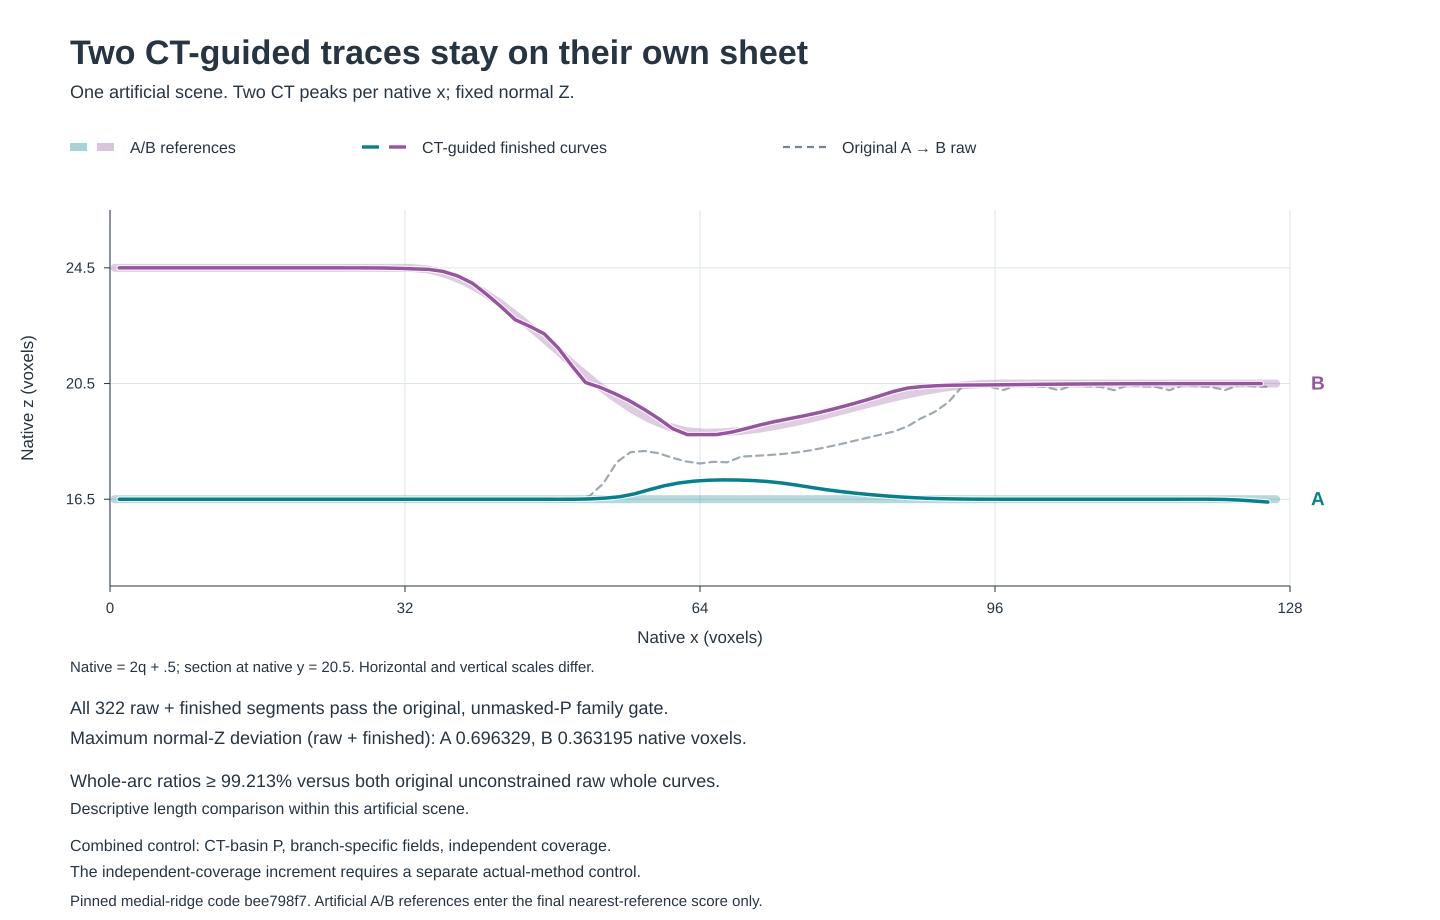

Recreate this plot in Python.
#!/usr/bin/env python3
"""Continue the fixed artificial contact probe with one CT-only basin control.

Linux / Python 3.12, in the same NumPy/SciPy/Numba environment as the parent:
  python3 research/tracer-ct-branch-control.py --author-source /path/to/AVF_SPLINE_GENERATOR \
    --scene-dir temp/sheet-contact-probe --output-dir temp/ct-branch-control
Add --check to assert saved control outputs without rerunning tracing.
The exact Apache-2.0 author tracer is imported from its external checkout;
this diagnostic adapter retains its source and original unmasked-P validator.
"""
import argparse,copy,datetime,hashlib,json,os,resource,runpy,subprocess,sys,time
from pathlib import Path
PARENT=runpy.run_path(str(Path(__file__).with_name('tracer-sheet-contact-probe.py')))
PIN=PARENT['PIN']; EXPECTED=PARENT['EXPECTED']; SCENE_PLAN=PARENT['PLAN']
OUT=SCENE=SOURCE=PLAN=None
CONTROL_SPEC=json.loads(r'''{
  "control": "one CT-derived planar normal-Z branch control on the existing artificial scene",
  "inputs": {
    "artificial-native-ct.npy": {
      "path": "scene-dir/artificial-native-ct.npy",
      "sha256": "50fb557e0b4b0d8e0e6aa80e575807ad5b24655c93ec8a87711f3a4345f64e99"
    },
    "native-predictions.npy": {
      "path": "scene-dir/native-predictions.npy",
      "sha256": "dd75e8b7edceae907a0e7fbe81025d93547be3c316e365ad75f42fc7b92634d8"
    }
  },
  "CT_algorithm_inputs": [
    "artificial-native-ct.npy only; full native XYZ domain; fixed normal Z; profile mean across all native Y at each native X"
  ],
  "CT_fixed_detection": {
    "find_peaks_prominence": 12,
    "find_peaks_distance": 2,
    "plateau_size": [
      1,
      null
    ],
    "required_supported_peaks_per_X": 2,
    "carrier_coordinate": "peak plateau edge midpoint",
    "valley": "minimum CT between the two peak plateaus; minimum plateau midpoint",
    "basin_assignment": "lower branch z <= valley; upper branch z > valley"
  },
  "probability_adapter": "mask original V by CT basin; retain original H exactly at 8/255",
  "seed_rule": "prepared primary only, x tracing 8..12/y9..11; nearest x10/y10 and interpolated corresponding CT peak; ties descending centrality; absent => STOP",
  "tail_probe_rule": "lower-branch actual prepared primary near x52/y10 and CT peak; diagnostic only, no extra trace",
  "branch_execution_order": [
    "upper_CT_branch",
    "lower_CT_branch"
  ],
  "coverage": "separate unchanged core count/direction arrays per CT branch; upper trace leaves lower coverage untouched",
  "core_parameters": {
    "min_raw_len": 7.5,
    "step_size": 0.75,
    "max_low_steps": 3,
    "core_r": 2.05
  },
  "finish": "original exactbee finish on branch inputs, then independently original unmasked pooled/native family gate on every raw/finished segment",
  "score_oracle": "fixed parent PLAN float32 A/B centrelines reconstructed only after all control traces and finish; nearest-reference normal-Z exact ties unknown",
  "comparators": "saved initial_raw and correct_zero_coverage whole curves; saved initial_finished for stage-matched fitted companion",
  "length_gate": "one complete raw and finished curve per branch; longest arc >=95% of both saved unconstrained whole raw curves; finished also compared to saved initial_finished",
  "resource_caps": {
    "seconds": 120,
    "RSS_MiB": 512,
    "threads": 1
  },
  "scenario_changes": 0,
  "configuration_searches": 0,
  "author_source_changes": 0,
  "scenario_control_runs": 1,
  "real_operator_frequency": "awaits actual V2 materials"
}''')

def make_plan():
 p=copy.deepcopy(CONTROL_SPEC)
 p.update(created_utc=now(),source_pin=PIN,expected_source_sha256=EXPECTED)
 return p

def score_oracle():
 # Called only after both CT-guided branches are traced and finished.
 # Float32 matches the saved original reference point-for-point.
 import numpy as np
 x=np.arange(SCENE_PLAN['tracing_shape_zyx'][2],dtype='f4')
 a=SCENE_PLAN['physical_A_z_tracing']; s=SCENE_PLAN['physical_B_separation_tracing']
 def mix(x,a,b,lo,hi):
  u=np.clip((x-lo)/(hi-lo),0,1)
  return a+(b-a)*(.5-.5*np.cos(np.pi*u))
 lo,near=s['cosine_transition_16_to_32']; near2,hi=s['cosine_transition_32_to_48']
 separation=np.where(x<=32,mix(x,lo,near,16,32),mix(x,near2,hi,32,48))
 return np.array([np.column_stack((x,np.full_like(x,10),np.full_like(x,a))),np.column_stack((x,np.full_like(x,10),a+separation))])

def validate_scene():
 import numpy as np
 if hashes()!=EXPECTED: raise Stop('exact external source hash mismatch')
 saved=json.loads((SCENE/'plan.json').read_text())
 for k in ['source_pin','native_shape_zyx','tracing_shape_zyx','physical_A_z_tracing','physical_B_separation_tracing','H_constant_u8','core_parameters']:
  if saved[k]!=SCENE_PLAN[k]: raise Stop('fixed parent scene PLAN mismatch: '+k)
 baseline=json.loads((SCENE/'summary.json').read_text())
 if baseline['status']!='complete' or baseline['source_pin']!=PIN: raise Stop('parent scene completion/PIN mismatch')
 if baseline['source_sha256_before']!=EXPECTED or baseline['source_sha256_after']!=EXPECTED: raise Stop('parent source hash mismatch')
 for name in ['artificial-native-ct.npy','native-predictions.npy','work/tracing.npy','curves.npz']:
  if not (SCENE/name).is_file(): raise Stop('parent artifact absent: '+name)
 for name,meta in PLAN['inputs'].items():
  if hashlib.sha256((SCENE/name).read_bytes()).hexdigest()!=meta['sha256']: raise Stop('fixed parent input hash mismatch: '+name)
 ct=np.load(SCENE/'artificial-native-ct.npy',mmap_mode='r',allow_pickle=False)
 p=np.load(SCENE/'native-predictions.npy',mmap_mode='r',allow_pickle=False)
 if ct.shape!=(40,40,128) or p.shape!=(2,40,40,128): raise Stop('fixed parent shape mismatch')
 if not np.array_equal(p[1],np.full_like(p[1],8/255)): raise Stop('original H contract mismatch')

def check_outputs():
 import numpy as np
 r=json.loads((OUT/'report.json').read_text())
 assert r['status']=='complete' and r['decision']=='PASS' and r['gates']['all_gates']
 assert r['source_sha256_before']==r['source_sha256_after']==EXPECTED==hashes()
 assert r['worker_seconds']<=120 and r['peak_RSS_kib']<=512*1024
 total=0
 with np.load(OUT/'curves-and-labels.npz',allow_pickle=False) as z:
  for b in r['branches']:
   for stage in ['raw','finished']:
    prefix=b['CT_branch']+'_'+stage
    da=z[prefix+'_distance_A_tracing']; db=z[prefix+'_distance_B_tracing']
    labels=np.where(da==db,-1,np.where(da<db,0,1)).astype('i1')
    assert np.array_equal(labels,z[prefix+'_physical_label_code'])
    assert np.all(labels==b['physical_score_target'])
    valid=z[prefix+'_curve0_original_P_valid_segments']; assert np.all(valid)
    total+=len(valid)
    own=da if b['physical_score_target']==0 else db
    assert b[stage]['maximum_normal_deviation_to_target_native_vox']==float(2*np.max(own))
 assert total==322
 save('assert-check.json',{'status':'passed','checked_utc':now(),'source_pin':PIN,'all_original_P_valid_segments':total,'checks':'saved complete output; exact source; exact-tie nearest-reference labels; per-stage native deviations; saved time/RSS caps','new_trace_calls':0})
 print('ASSERT PASSED',total,'original-P segments')
 return 0
def now(): return datetime.datetime.now(datetime.timezone.utc).isoformat()
def save(name,value): (OUT/name).write_text(json.dumps(value,ensure_ascii=False,indent=2,allow_nan=False)+'\n')
def hashes(): return {n:hashlib.sha256((SOURCE/'avf_spline_generator'/n).read_bytes()).hexdigest() for n in PLAN['expected_source_sha256']}
class Stop(Exception): pass

def worker():
 start=time.monotonic(); report={'status':'running','started_utc':now(),'plan':'plan.json','branches':[],'source_sha256_before':hashes()}
 try:
  import numpy as np,scipy,numba
  from scipy.signal import find_peaks
  sys.path.insert(0,str(SOURCE))
  from avf_spline_generator import core,prepare,tracing,storage
  if report['source_sha256_before']!=PLAN['expected_source_sha256']: raise Stop('source hash mismatch')
  for n,m in PLAN['inputs'].items():
   if hashlib.sha256((SCENE/n).read_bytes()).hexdigest()!=m['sha256']: raise Stop('input hash mismatch: '+n)
  ct=np.load(SCENE/'artificial-native-ct.npy',allow_pickle=False)
  original=np.load(SCENE/'native-predictions.npy',allow_pickle=False)
  if ct.shape!=(40,40,128) or original.shape!=(2,40,40,128): raise Stop('input shape mismatch')
  if not np.array_equal(original[1],np.full_like(original[1],8/255)): raise Stop('original H contract mismatch')
  profiles=ct.mean(axis=1,dtype='f8'); peaks=np.empty((2,ct.shape[2]),'f8'); valleys=np.empty(ct.shape[2],'f8'); evidence=[]
  for x in range(ct.shape[2]):
   p,props=find_peaks(profiles[:,x],prominence=12,distance=2,plateau_size=(1,None))
   if len(p)!=2:
    report['CT_failure']={'native_x':x,'detected_peaks':p.tolist(),'prominences':props['prominences'].tolist()}
    raise Stop('CT peak identification failed')
   left=props['left_edges']; right=props['right_edges']; peaks[:,x]=(left+right)/2
   lo=int(right[0])+1; hi=int(left[1])
   if hi<=lo: raise Stop('CT valley interval empty at x='+str(x))
   values=profiles[lo:hi,x]; inds=np.flatnonzero(values==values.min()); valley=lo+(int(inds[0])+int(inds[-1]))/2
   valleys[x]=valley
   evidence.append({'native_x':x,'peak_indices':p.tolist(),'plateau_edges':list(zip(left.tolist(),right.tolist())),'carrier_z_native':peaks[:,x].tolist(),'peak_prominences':props['prominences'].tolist(),'valley_z_native':float(valley),'valley_CT':float(values.min())})
  save('ct-evidence.json',{'algorithm_input':'original CT only','normal':'Z','profile':'mean over complete native Y','columns':evidence})
  np.savez_compressed(OUT/'ct-derived-fields.npz',profiles=profiles,carrier_peaks_z_native=peaks,valley_z_native=valleys)
  report['CT_detection']={'columns':len(evidence),'supported_peaks_each_column':2,'minimum_prominence':float(min(min(e['peak_prominences']) for e in evidence)),'CT_algorithm_oracle_inputs':0}
  orig_native=storage.Predictions(SCENE/'native-predictions.npy',order='VH')
  orig_sampler=storage.NativeSampler(orig_native,cache_mib=8,chunk=64)
  orig_pooled=np.load(SCENE/'work/tracing.npy',mmap_mode='r',allow_pickle=False)
  report['original_family_gate_inputs']={'native':'scene-dir/native-predictions.npy','pooled':'scene-dir/work/tracing.npy','pooled_sha256':hashlib.sha256((SCENE/'work/tracing.npy').read_bytes()).hexdigest(),'pooled_origin':'saved exact prepare_tracing result of original unmasked P','tolerance':1e-4,'maximum_tracing_step':0.25}
  branches=[]; arrays={}
  def select(branch,targetx):
   coords=np.asarray(branch['coords']); primary=branch['seeds'][tuple(coords.T)]==2
   eligible=primary & (coords[:,2]>=targetx-2)&(coords[:,2]<=targetx+2)&(coords[:,1]>=9)&(coords[:,1]<=11)
   ids=np.flatnonzero(eligible)
   if not len(ids): raise Stop('actual prepared primary absent for '+branch['name']+' x'+str(targetx))
   cs=coords[ids]; targetz=(np.interp(2*cs[:,2]+.5,np.arange(ct.shape[2]),peaks[branch['index']])-.5)/2
   dist=(cs[:,2]-targetx)**2+(cs[:,1]-10)**2+(cs[:,0]-targetz)**2
   ordering=np.lexsort((-branch['cent'][tuple(cs.T)].astype('i8'),dist)); q=cs[ordering[0]].astype('i4')
   return q,{'zyx_tracing':q.tolist(),'xyz_tracing':q[::-1].tolist(),'xyz_native':(2*q[::-1]+.5).tolist(),'generated_primary':bool(branch['seeds'][tuple(q)]==2),'seed_flag':int(branch['seeds'][tuple(q)]),'presence_u8':int(branch['presence'][tuple(q)]),'centrality_u16':int(branch['cent'][tuple(q)]),'eligible_primary_candidates':int(len(ids))}
  for index,name in enumerate(['lower_CT_branch','upper_CT_branch']):
   folder=OUT/name; folder.mkdir(exist_ok=True)
   basin=np.arange(ct.shape[0])[:,None,None]<=valleys[None,None,:]
   if index: basin=~basin
   masked=original.copy(); masked[0]*=basin
   np.save(folder/'native-predictions.npy',masked)
   np.save(folder/'ct-basin.npy',np.broadcast_to(basin,ct.shape))
   native=storage.Predictions(folder/'native-predictions.npy',order='VH'); work=folder/'work'; work.mkdir(exist_ok=True)
   pooled=prepare.prepare_tracing(native,None,work); axes=prepare.prepare_axes(pooled,work)
   presence,cent,seeds=prepare.prepare_family(pooled,axes,1,work/'family-1','cpu')
   coords,catalog=prepare.prepare_seeds(cent,seeds,work/'family-1')
   branch={'index':index,'name':name,'pooled':pooled,'axes':axes,'presence':presence,'cent':cent,'seeds':seeds,'coords':coords,'catalog':catalog,'sampler':storage.NativeSampler(native,cache_mib=8,chunk=64),'cov':[np.zeros(presence.shape,'u1') for _ in range(3)]}
   q,meta=select(branch,10); branch['seed']=q; branch['seed_meta']=meta; branches.append(branch)
  tail,tailmeta=select(branches[0],52)
  def probe(branch,q):
   z,y,x=map(int,q); u=core.decode_dir(branch['axes'][0][z,y,x],branch['axes'][1][z,y,x])
   return {'count':int(branch['cov'][0][z,y,x]),'direction_bytes':[int(branch['cov'][1][z,y,x]),int(branch['cov'][2][z,y,x])],'is_covered_same_dir':bool(core.is_covered_same_dir(*branch['cov'],x,y,z,*u))}
  before=probe(branches[0],tail)
  for index in [1,0]:
   b=branches[index]; pts=np.empty((2048,3),'f4'); tans=np.empty_like(pts); offsets=np.zeros(129,'i8')
   z,y,x=(np.array([i],dtype='i4') for i in b['seed'])
   n,k=core.trace_seed_range(b['cent'],b['presence'],*b['axes'],z,y,x,*b['cov'],pts,tans,offsets,0,0,0,1,n_pass1=1,**PLAN['core_parameters'])
   raw=pts[:n].copy(); rawt=tans[:n].copy(); rawo=offsets[:k+1].copy()
   finished,fo=tracing.finish(raw,rawo,b['pooled'],b['presence'],1,b['sampler'])
   b.update(raw=raw,rawt=rawt,rawo=rawo,finished=finished,fo=fo)
   if index==1:
    report['branch_aware_coverage']={'lower_tail_actual_seed':tailmeta,'lower_state_before_upper_trace':before,'lower_state_after_upper_trace':probe(branches[0],tail),'upper_coverage_at_lower_tail_without_branch_filter':probe(branches[1],tail)}
  report['branch_aware_coverage']['lower_state_after_own_lower_trace']=probe(branches[0],tail)
  # Algorithm complete. Oracle is first read below, solely for saved point labels and score.
  oracle=score_oracle()
  np.save(OUT/'score-oracle-tracing-xyz.npy',oracle)
  baseline=json.loads((SCENE/'summary.json').read_text())
  report['score_oracle']={'input':'score-oracle-tracing-xyz.npy','construction':'fixed parent PLAN, float32; score-only after all control trace/finish calls','used_after_all_control_traces_and_finish':True,'used_in_CT_algorithm':False,'assignment':'nearest normal-Z physical centre at each tracing X; exact distance ties unknown','label_codes':{'A':0,'B':1,'unknown':-1}}
  report['comparators']={k:baseline[k] for k in ['initial_raw','initial_finished','correct_seed_zero_coverage_raw']}
  allpass=True
  def stats(b,points,off,stage,target):
   cur=[]; invalid=0; seg=0; length=0.; switches=0; unknown=0; opposite=0; longest=0.
   az=np.interp(points[:,0],oracle[0,:,0],oracle[0,:,2]); bz=np.interp(points[:,0],oracle[1,:,0],oracle[1,:,2])
   da=np.abs(points[:,2]-az); db=np.abs(points[:,2]-bz); labels=np.where(da==db,-1,np.where(da<db,0,1)).astype('i1')
   prefix=b['name']+'_'+stage
   arrays[prefix+'_points_tracing_xyz']=points; arrays[prefix+'_points_native_xyz']=2*points.astype('f8')+.5; arrays[prefix+'_offsets']=off
   arrays[prefix+'_physical_label_code']=labels; arrays[prefix+'_distance_A_tracing']=da; arrays[prefix+'_distance_B_tracing']=db
   for a,z in zip(off[:-1],off[1:]):
    p=points[a:z]; lab=labels[a:z]; lens=np.linalg.norm(np.diff(p,axis=0),axis=1); arc=float(lens.sum(dtype='f8'))
    valid=tracing.valid_segments(p,orig_pooled,1,orig_sampler); bad=int((~valid).sum()); seg+=len(valid); invalid+=bad; length+=arc; longest=max(longest,arc)
    events=[{'global_segment':int(a+i),'from':int(lab[i]),'to':int(lab[i+1]),'xyz_before':p[i].tolist(),'xyz_after':p[i+1].tolist()} for i in np.flatnonzero(lab[1:]!=lab[:-1])]
    switches+=len(events); un=int((lab==-1).sum()); op=int(((lab>=0)&(lab!=target)).sum()); unknown+=un; opposite+=op
    cur.append({'points':len(p),'arc_tracing_vox':arc,'arc_native_vox':2*arc,'start_xyz_tracing':p[0].tolist(),'end_xyz_tracing':p[-1].tolist(),'start_physical_label':int(lab[0]),'end_physical_label':int(lab[-1]),'layer_events':events,'unknown_points':un,'opposite_layer_points':op,'all_segments':len(valid),'original_P_invalid_segments':bad})
    arrays[prefix+'_curve'+str(len(cur)-1)+'_original_P_valid_segments']=valid
   comparisons={k:{'arc_ratio':length/baseline[k]['arc_tracing_vox'] if baseline[k]['arc_tracing_vox'] else None,'longest_curve_ratio':longest/baseline[k]['longest_curve_arc_tracing_vox'] if baseline[k]['longest_curve_arc_tracing_vox'] else None,'delta_native_vox':2*(length-baseline[k]['arc_tracing_vox'])} for k in report['comparators']}
   return {'maximum_normal_deviation_to_target_native_vox':float(2*np.max(da if target==0 else db)) if len(points) else None,'curve_count':len(cur),'points':len(points),'all_segments':seg,'original_P_invalid_segments':invalid,'arc_tracing_vox':length,'arc_native_vox':2*length,'longest_curve_arc_tracing_vox':longest,'layer_event_count':switches,'unknown_points':unknown,'opposite_layer_points':opposite,'split_count':max(0,len(cur)-1),'length_comparisons':comparisons,'curves':cur}
  for b in branches:
   q=b['seed'][::-1]; d=[abs(q[2]-np.interp(q[0],oracle[i,:,0],oracle[i,:,2])) for i in [0,1]]; target=int(np.argmin(d))
   raw=stats(b,b['raw'],b['rawo'],'raw',target); fitted=stats(b,b['finished'],b['fo'],'finished',target)
   retain=all(s['length_comparisons'][k]['longest_curve_ratio'] is not None and s['length_comparisons'][k]['longest_curve_ratio']>=.95 for s in [raw,fitted] for k in ['initial_raw','correct_seed_zero_coverage_raw'])
   passed=retain and all(s['curve_count']==1 and s['original_P_invalid_segments']==s['layer_event_count']==s['unknown_points']==s['opposite_layer_points']==0 for s in [raw,fitted])
   allpass &= passed
   arrays[b['name']+'_raw_tangents']=b['rawt']
   report['branches'].append({'CT_branch':b['name'],'physical_score_target':target,'prepared_seed_catalog':b['catalog'],'prepared_start_seed':b['seed_meta'],'raw':raw,'finished':fitted,'long_chain_retention_gate':bool(retain),'branch_gate':bool(passed),'H_preserved_exact':True})
  coverage=report['branch_aware_coverage']; isolated=coverage['lower_state_before_upper_trace']['count']==coverage['lower_state_after_upper_trace']['count']==0
  report['gates']={'CT_two_supported_carriers_all_columns':True,'all_raw_finished_original_P_family_valid':all(s['original_P_invalid_segments']==0 for b in report['branches'] for s in [b['raw'],b['finished']]),'all_branches_no_physical_switch_unknown_or_opposite_points':all(s['layer_event_count']==s['unknown_points']==s['opposite_layer_points']==0 for b in report['branches'] for s in [b['raw'],b['finished']]),'both_branches_longest_whole_curve_95pct_retained':all(b['long_chain_retention_gate'] for b in report['branches']),'branch_coverage_isolated':isolated,'all_gates':bool(allpass and isolated)}
  np.savez_compressed(OUT/'curves-and-labels.npz',**arrays)
  report['normal_deviation_definition']='absolute normal-Z distance to own A/B reference interpolated at tracing X, multiplied by 2 for native voxels'
  report['combined_control_attribution']={'measured_combination':['CT-basin masking of original V','branch-specific prepared fields','independent unchanged coverage arrays'],'coverage_only_increment':'requires a separate actual-method control'}
  report['status']='complete'; report['decision']='PASS' if report['gates']['all_gates'] else 'STOP_FIXED_CONTROL_FAIL'
 except Exception as exc:
  report['status']='failed'; report['decision']='STOP_FIXED_CONTROL_FAIL'; report['failure_reason']=type(exc).__name__+': '+str(exc)
  if not isinstance(exc,Stop):
   import traceback; report['traceback']=traceback.format_exc()
 finally:
  report.update(finished_utc=now(),worker_seconds=time.monotonic()-start,peak_RSS_kib=resource.getrusage(resource.RUSAGE_SELF).ru_maxrss,source_sha256_after=hashes(),configuration_searches=0,scenario_changes=0,source_changes=0)
  save('report.json',report)
  print(json.dumps({'status':report['status'],'decision':report['decision'],'worker_seconds':report['worker_seconds'],'failure_reason':report.get('failure_reason')},ensure_ascii=False))
 return 0 if report['status']=='complete' else 1

def supervise():
 save('plan.json',PLAN)
 save('source-refs.json',{'source_pin':PIN,'sha256':hashes(),'urls':{n:f'https://github.com/Qualzz/AVF_SPLINE_GENERATOR/blob/{PIN}/src/avf_spline_generator/{n}' for n in EXPECTED}})
 start=time.monotonic(); peak=0; reason=None
 env=dict(os.environ,NUMBA_NUM_THREADS='1',OMP_NUM_THREADS='1',OPENBLAS_NUM_THREADS='1',MKL_NUM_THREADS='1',NUMBA_CACHE_DIR=str(OUT/'jit-cache'),PYTHONDONTWRITEBYTECODE='1')
 with (OUT/'run.stdout').open('w') as out,(OUT/'run.stderr').open('w') as err:
  child=subprocess.Popen([sys.executable,str(Path(__file__).resolve()),'--worker','--author-source',str(SOURCE),'--scene-dir',str(SCENE),'--output-dir',str(OUT)],env=env,stdout=out,stderr=err)
  while child.poll() is None:
   try:
    status=Path('/proc/'+str(child.pid)+'/status').read_text(); rss=int(next(line.split()[1] for line in status.splitlines() if line.startswith('VmRSS:'))); peak=max(peak,rss)
   except (FileNotFoundError,StopIteration): pass
   if peak>512*1024: reason='RSS cap exceeded'; break
   if time.monotonic()-start>120: reason='120 second cap exceeded'; break
   time.sleep(.05)
  if reason:
   child.terminate()
   try: child.wait(timeout=2)
   except subprocess.TimeoutExpired: child.kill(); child.wait()
 save('run-result.json',{'exit_code':child.returncode,'supervisor_seconds':time.monotonic()-start,'observed_peak_RSS_kib':peak,'resource_stop_reason':reason})
 if reason or child.returncode:
  if not (OUT/'report.json').exists(): save('report.json',{'status':'failed','decision':'STOP_FIXED_CONTROL_FAIL','failure_reason':reason or 'worker exit '+str(child.returncode),'source_sha256_after':hashes()})
  return child.returncode or 1
 r=json.loads((OUT/'report.json').read_text())
 assert r['source_sha256_before']==r['source_sha256_after']==PLAN['expected_source_sha256'] and r['status']=='complete' and r['worker_seconds']<=120 and peak<=512*1024
 save('assert-check.json',{'status':'passed','checked_utc':now(),'checks':'exact source unchanged; complete report; single-worker time/RSS caps','decision':r['decision']})
 return 0

if __name__=='__main__':
 parser=argparse.ArgumentParser(description=__doc__)
 parser.add_argument('--author-source',type=Path,required=True,help='Existing exact bee798f7 author checkout root or src directory; source remains external.')
 parser.add_argument('--scene-dir',type=Path,required=True,help='Completed parent probe artifact directory, e.g. temp/sheet-contact-probe.')
 parser.add_argument('--output-dir',type=Path,required=True,help='Control artifact directory, e.g. temp/ct-branch-control; all generated files stay here.')
 parser.add_argument('--check',action='store_true',help='Assert saved control outputs; trace calls 0.')
 parser.add_argument('--worker',action='store_true',help=argparse.SUPPRESS)
 args=parser.parse_args()
 supplied=args.author_source.resolve(); SOURCE=supplied/'src' if (supplied/'src/avf_spline_generator/core.py').is_file() else supplied
 SCENE=args.scene_dir.resolve(); OUT=args.output_dir.resolve(); OUT.mkdir(parents=True,exist_ok=True)
 if SCENE==OUT: parser.error('--output-dir must be separate from the parent --scene-dir')
 PLAN=make_plan()
 try: validate_scene()
 except (Stop,OSError,KeyError,ValueError) as exc: parser.error(str(exc))
 sys.exit(check_outputs() if args.check else worker() if args.worker else supervise())
